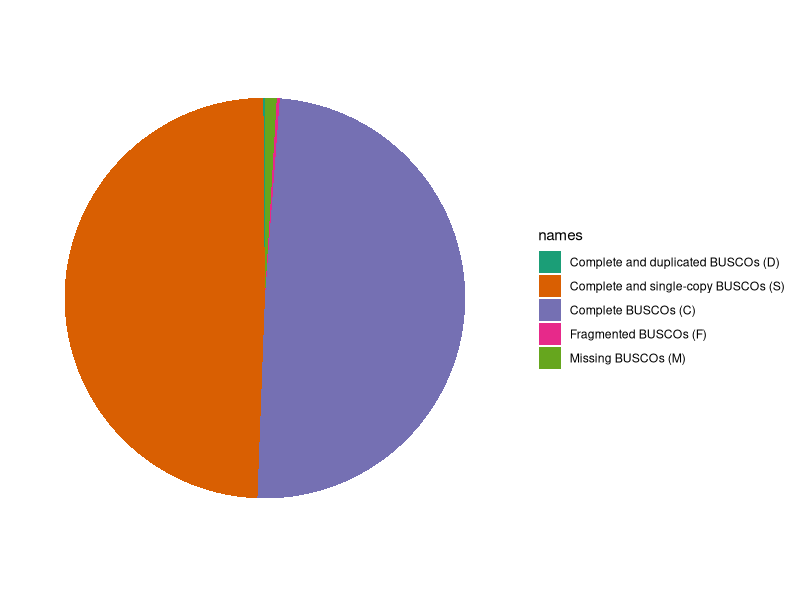

Write the R code that produced this figure.
library(ggplot2)

# data from BUSCO output C:97.6%[S:97.4%,D:0.2%],F:0.5%,M:1.9%,n:1658

names <- c("Complete BUSCOs (C)", "Complete and single-copy BUSCOs (S)", "Complete and duplicated BUSCOs (D)", "Fragmented BUSCOs (F)", "Missing BUSCOs (M)")

nums <- as.numeric(c(1619,1615,4, 8, 31))

percents <- c(97.6, 97.4,0.2,0.5,1.9)
dat <- data.frame(names, nums, percents)


bp <- ggplot(dat, aes(x="", y=nums, fill=names))+
  geom_bar(width = 1, stat = "identity")

pie <- bp + coord_polar("y", start=0)

blank_theme <- theme_minimal()+
  theme(
    axis.title.x = element_blank(),
    axis.title.y = element_blank(),
    panel.border = element_blank(),
    panel.grid=element_blank(),
    axis.ticks = element_blank(),
    plot.title=element_text(size=14, face="bold")
  )

pie + scale_fill_brewer(palette = "Dark2") + blank_theme +
  theme(axis.text.x=element_blank())

            